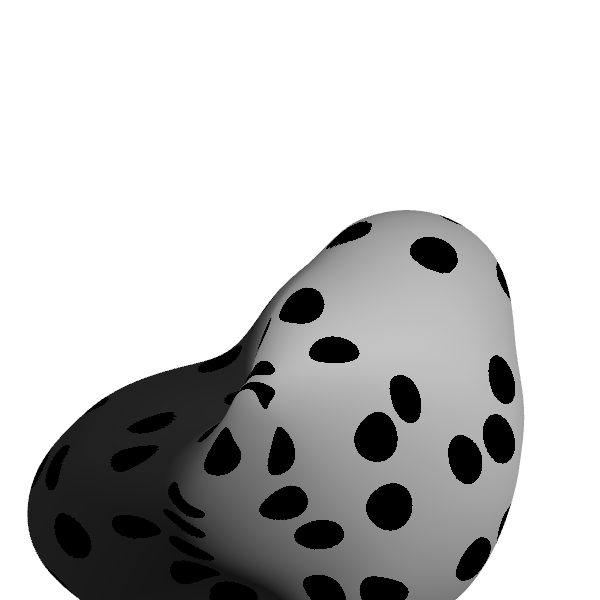
#> input picture previous tests/stimuli/panel12_shading-med-0.35_texture-med-70_2_mult.png, 600 x 600 px; its folder holds only this picture in this run
$ python midline_depth_task.py --stimulus-glob '../../previous tests/stimuli/panel12_shading-med-0.35_texture-med-70_2_mult.png' --profile-plot '../../previous tests/stimuli/panel12_shading-med-0.35_texture-med-70_2_panel1.png'
#> lines starting #> are read from the running program, lines starting #| are printed output that depends on the picture; after the words box and inside, x2 and y2 are one past the last pixel; in counts of white or black regions, pixels touching at a corner belong together
### checkpoints/20260407_120858/texture_gen.py
"""
Interactive textured 3D shape with fixed lighting.

Install:
  pip install pyvista numpy

Run (interactive viewer):
  python texture_gen.py

Optional static panel render:
  python texture_gen.py --panel

Optional free-view panel (legacy behavior; panel 2/3 dots need not align):
  python texture_gen.py --panel --free-view
"""

import argparse
from datetime import datetime
from pathlib import Path
import numpy as np
import pyvista as pv

BW_CMAP = ["white", "black"]
BASE_SURFACE_COLOR = "#ededed"
TEXTURE_CMAP = [BASE_SURFACE_COLOR, "black"]
INTERACTIVE_WINDOW_SIZE = (1600, 1200)
PANEL_WINDOW_SIZE = (2400, 1040)
SHAPE_THETA_RES = 560
SHAPE_PHI_RES = 560
# One-switch panel interaction mode:
# True  -> allow rotate/orbit in panel view
# False -> lock rotation (pan/zoom only)
PANEL_ROTATION_ENABLED = True
# Controls how different shapes A and B are in panel mode while preserving silhouette.
# 0.0 -> very similar depth; 1.0 -> clear difference; >1.0 -> stronger separation.
PANEL_SHAPE_DIFF_STRENGTH = 1.35


# -----------------------------
# 1) Shape: smooth perturbed sphere
# -----------------------------
# [43 lines left out: function make_perturbed_sphere, not called in this run]


# -----------------------------
# 2) Volumetric texture fields
# -----------------------------
def smoothstep01(x):
    x = np.clip(x, 0.0, 1.0)
    return x * x * (3.0 - 2.0 * x)


# [540 lines left out: functions blob_texture, _orthonormal_basis_from_axis, sample_nonoverlap_centers, sample_farthest_centers, paper_dot_texture, contour_texture and 12 more, not called in this run]


def _format_depth_values(values):
    arr = np.asarray(values, dtype=np.float32).reshape(-1)
    return "[" + ", ".join(f"{float(v):.6f}" for v in arr.tolist()) + "]"


# [153 lines left out: functions enforce_matching_edge_depths, add_depth_bumps_in_view, add_radial_bumps_on_sphere, not called in this run]


def make_conflicting_surface_pair(theta_res=300, phi_res=300, fixed_camera=None, seed=None, diff_strength=1.0):
    """
    Build two same-topology surfaces with intentionally different geometry:
    - surface A drives shading
    - surface B defines where texture dots live
    Texture can then be transferred exactly by vertex index.
    """
    d = float(np.clip(diff_strength, 0.0, 2.5))

    # Randomized seeds so bump locations vary between runs unless a seed is provided.
    rng = np.random.default_rng(seed)
    seed_shape_a = int(rng.integers(0, 2**31 - 1))
    seed_shape_b = int(rng.integers(0, 2**31 - 1))
    seed_shape_b_extra = int(rng.integers(0, 2**31 - 1))
    seed_depth_a = int(rng.integers(0, 2**31 - 1))
    seed_depth_b = int(rng.integers(0, 2**31 - 1))
    # Start from a perfect sphere for both A and B.
    base = pv.Sphere(radius=1.0, theta_resolution=theta_res, phi_resolution=phi_res).triangulate().clean(tolerance=1e-12)
    surf_a = base.copy(deep=True)
    surf_b = base.copy(deep=True)

    # Independent in/out radial bump fields so A and B are definitely different.
    surf_a = add_radial_bumps_on_sphere(
        surf_a,
        seed=seed_shape_a,
        n_bumps=int(np.clip(round(2.0 * (18 + 10 * d)), 20, 88)),
        amp=0.44 + 0.20 * d,
        sigma_range=(0.10, 0.22),
    )
    surf_b = add_radial_bumps_on_sphere(
        surf_b,
        seed=seed_shape_b,
        n_bumps=int(np.clip(round(2.0 * (22 + 11 * d)), 24, 104)),
        amp=0.48 + 0.22 * d,
        sigma_range=(0.10, 0.23),
    )

    # If random draws end up too similar, force extra independent bumps on B.
    mean_delta = float(np.mean(np.linalg.norm(surf_a.points - surf_b.points, axis=1)))
    if mean_delta < 0.09:
        surf_b = add_radial_bumps_on_sphere(
            surf_b,
            seed=seed_shape_b_extra,
            n_bumps=int(np.clip(round(2.0 * (10 + 6 * d)), 12, 48)),
            amp=0.24 + 0.12 * d,
            sigma_range=(0.08, 0.18),
        )

    surf_a = surf_a.smooth(
        n_iter=int(np.clip(round(12 + 5 * d), 8, 24)),
        relaxation_factor=float(np.clip(0.045 + 0.008 * d, 0.03, 0.08)),
        feature_smoothing=False,
    )
    surf_b = surf_b.smooth(
        n_iter=int(np.clip(round(12 + 6 * d), 8, 26)),
        relaxation_factor=float(np.clip(0.046 + 0.009 * d, 0.03, 0.08)),
        feature_smoothing=False,
    )

    # Keep both normalized to the same global scale.
    surf_a.points /= np.max(np.linalg.norm(surf_a.points, axis=1)) + 1e-12
    surf_b.points /= np.max(np.linalg.norm(surf_b.points, axis=1)) + 1e-12

    if fixed_camera is not None:
        surf_b = enforce_same_front_silhouette(surf_a, surf_b, fixed_camera)
        # Add independent in/out depth structure while preserving silhouette.
        sigma_a_lo = float(np.clip(0.10 + 0.02 * d, 0.09, 0.18))
        sigma_a_hi = float(np.clip(0.24 + 0.03 * d, sigma_a_lo + 0.05, 0.36))
        sigma_b_lo = float(np.clip(0.10 + 0.02 * d, 0.09, 0.18))
        sigma_b_hi = float(np.clip(0.25 + 0.03 * d, sigma_b_lo + 0.05, 0.38))
        offset_a = rng.uniform(-0.16, 0.16, size=2).astype(np.float32)
        offset_b = rng.uniform(-0.16, 0.16, size=2).astype(np.float32)
        if np.linalg.norm(offset_a - offset_b) < 0.12:
            offset_b = np.clip(-offset_a + rng.uniform(-0.05, 0.05, size=2), -0.22, 0.22).astype(np.float32)
        center_a = float(rng.uniform(-0.06, 0.06) * (0.35 + 0.60 * d))
        center_b = float(rng.uniform(-0.06, 0.06) * (0.35 + 0.60 * d))
        surf_a = add_depth_bumps_in_view(
            surf_a,
            fixed_camera,
            seed=seed_depth_a,
            n_bumps=int(np.clip(round(2.0 * (20 + 10 * d)), 24, 108)),
            amp=0.36 + 0.24 * d,
            sigma_range=(sigma_a_lo, sigma_a_hi),
            center_bulge=center_a,
            lateral_strength=0.22 + 0.10 * d,
            center_offset=(float(offset_a[0]), float(offset_a[1])),
        )
        surf_b = add_depth_bumps_in_view(
            surf_b,
            fixed_camera,
            seed=seed_depth_b,
            n_bumps=int(np.clip(round(2.0 * (22 + 10 * d)), 24, 112)),
            amp=0.36 + 0.26 * d,
            sigma_range=(sigma_b_lo, sigma_b_hi),
            center_bulge=center_b,
            lateral_strength=0.22 + 0.11 * d,
            center_offset=(float(offset_b[0]), float(offset_b[1])),
        )
        surf_a = surf_a.smooth(
            n_iter=int(np.clip(round(8 + 4 * d), 5, 18)),
            relaxation_factor=float(np.clip(0.038 + 0.008 * d, 0.025, 0.06)),
            feature_smoothing=False,
        )
        surf_b = surf_b.smooth(
            n_iter=int(np.clip(round(9 + 4 * d), 5, 19)),
            relaxation_factor=float(np.clip(0.039 + 0.008 * d, 0.025, 0.06)),
            feature_smoothing=False,
        )
        # Re-enforce silhouette after depth edits (numerical safety).
        surf_b = enforce_same_front_silhouette(surf_a, surf_b, fixed_camera)
        # Geometric constraint: match left/right contour depths between cues so
        # cross-section anchors are truly equal in the generated surfaces.
        surf_b = enforce_matching_edge_depths(surf_a, surf_b, fixed_camera, n_v_bins=220)
        surf_b = enforce_same_front_silhouette(surf_a, surf_b, fixed_camera)

    if surf_a.n_points != surf_b.n_points:
        raise RuntimeError("Conflicting surfaces must have matching point counts for exact transfer.")
    # Enforce identical triangulation/connectivity to avoid panel 2 vs 3 raster mismatch.
    surf_b = pv.PolyData(surf_b.points.copy(), surf_a.faces.copy())
    return surf_a, surf_b


# [682 lines left out: functions project_points_to_view, run_panel_render, run_interactive_view, main, not called in this run]


# [2 lines that do not run on import are left out]

### checkpoints/20260407_120858/midline_depth_task.py
#!/usr/bin/env python3
"""
Compute Shape A/B midline depth profiles and run a participant matching task.

Usage:
  python midline_depth_task.py
  python midline_depth_task.py --no-task
  python midline_depth_task.py --stimuli-dir stimuli --participant-id p01
  python midline_depth_task.py --stimulus-glob "panel4_*.png"
"""

import argparse
import csv
import json
import time
from pathlib import Path

import matplotlib.pyplot as plt
import numpy as np
from matplotlib.widgets import Button

try:
    from texture_gen import _points_to_camera_coords, make_conflicting_surface_pair
except Exception:
    _points_to_camera_coords = None
    make_conflicting_surface_pair = None


FIXED_CAMERA = [(0.0, 0.0, 3.1), (0.0, 0.0, 0.0), (0.0, 1.0, 0.0)]


# [336 lines left out: functions extract_continuous_midline_depth, _extract_depth_profile_at_v_from_uvw, _compute_cross_section_cue_targets, build_shape_ab_profiles, save_profiles, sample_profile_at_x and 1 more, not called in this run]


class MidlineMatchingTask:
    # [83 lines left out: function __init__, not called in this run]

    def _raw_to_ui(self, raw_depth):
        raw = np.asarray(raw_depth, dtype=np.float32)
        return (self.raw_max + self.raw_min - raw).astype(np.float32)

    def _ui_to_raw(self, ui_depth):
        ui = np.asarray(ui_depth, dtype=np.float32)
        return (self.raw_max + self.raw_min - ui).astype(np.float32)

    # [41 lines left out: functions _style_line_axis, _load_trial, not called in this run]

    def _close_trial_timer(self):
        dt = max(0.0, time.time() - self.trial_start_time)
        self.trial_view_seconds[self.current] += dt

    # [31 lines left out: functions _set_current_dot_y, _pick_dot_index_from_event_x, on_press, on_motion, not called in this run]

    def on_release(self, _event):
        self.drag_idx = None

    # [119 lines left out: functions on_key, go_prev, go_next, _build_output_rows, finish, not called in this run]

    def run(self):
        plt.show()
        return self.saved_path


def list_stimuli_images(stimuli_dir, stimulus_glob="panel4_*.png"):
#> in build_cross_section_trial, raw_img is the input picture: shape (600, 600) float32; min 0, max 1, mean 0.759
    stimuli_dir = Path(stimuli_dir)
    if not stimuli_dir.exists():
        return []
    files = [p for p in stimuli_dir.glob(stimulus_glob) if p.is_file()]
    return sorted(files)


def _to_rgb_u8(img):
    arr = np.asarray(img)
    if arr.ndim == 2:
        arr = np.stack([arr, arr, arr], axis=2)
    if arr.ndim == 3 and arr.shape[2] >= 4:
        arr = arr[:, :, :3]
    arr = arr.astype(np.float32)
    if float(np.max(arr)) <= 1.0:
        arr = arr * 255.0
    return np.clip(np.round(arr), 0, 255).astype(np.uint8)


def estimate_foreground_mask(img_rgb_u8, diff_threshold=8.0):
#> called with diff_threshold = 8
    img = np.asarray(img_rgb_u8, dtype=np.float32)
    border = np.concatenate(
        [img[0, :, :], img[-1, :, :], img[:, 0, :], img[:, -1, :]],
        axis=0,
    )
#> border = 2400 rows, first 8: [255, 255, 255], [255, 255, 255], [255, 255, 255], [255, 255, 255], [255, 255, 255], [255, 255, 255], [255, 255, 255], [255, 255, 255]
    bg = np.median(border, axis=0).astype(np.float32)
#> bg = [255, 255, 255]
    diff = np.max(np.abs(img - bg[None, None, :]), axis=2)
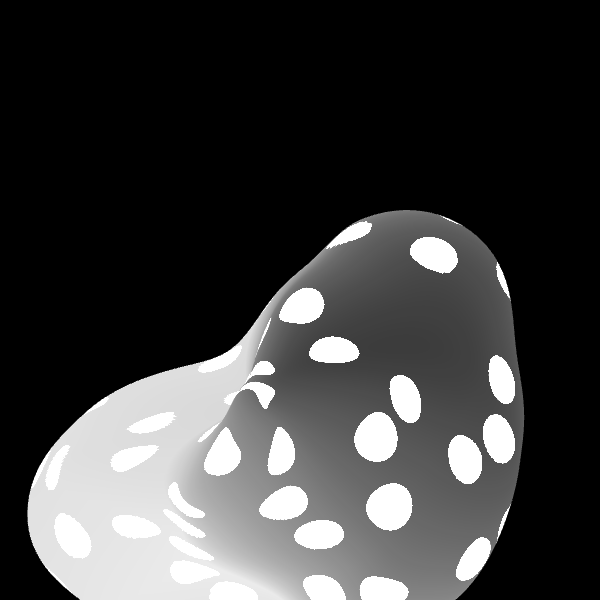
#> diff: shape (600, 600) float32; min 0, max 255, mean 61.3
    mask = diff > float(diff_threshold)
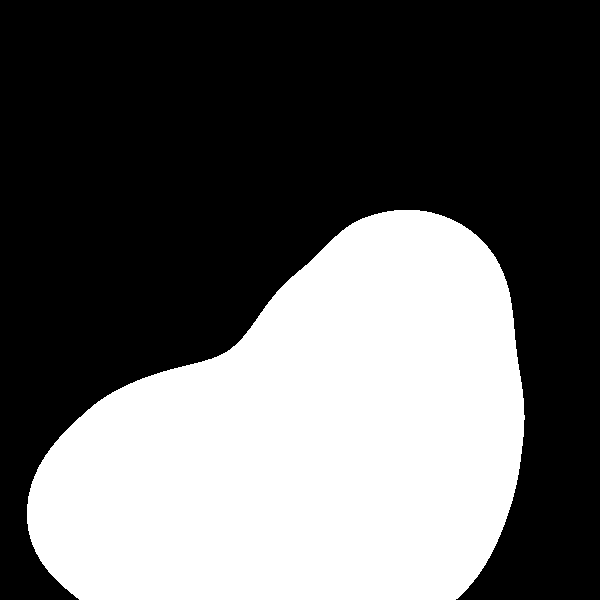
#> mask: shape (600, 600) bool; 38.3% white; 1 white region, box (x1, y1, x2, y2) and area: (27, 210, 525, 600) 137949

    # Light denoise to bridge tiny gaps from texture dots.
    row_hits = np.convolve(mask.sum(axis=1).astype(np.float32), np.ones(5, dtype=np.float32), mode="same")
#> row_hits = 600 values, max 2427 at index 486, min 0 at index 0, mean 1147.7
    col_hits = np.convolve(mask.sum(axis=0).astype(np.float32), np.ones(5, dtype=np.float32), mode="same")
#> col_hits = 600 values, max 1950 at index 396, min 0 at index 0, mean 1149.6
#> (the rest of the program and of its run is left out)
